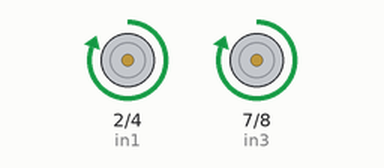
Simulated run of this sketch. Board: Arduino Uno, built with avr-gcc and run on an emulated ATmega328P. Shown: motor-driver pin pairs drawn as motors (green arrow = first pin HIGH = forward, orange = second pin HIGH = backward, longer = more drive, scaled by the enable pin).

Above: at 1.0 s.
At 4.5 s:
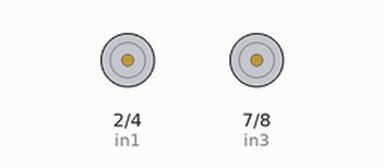
At 19.2 s:
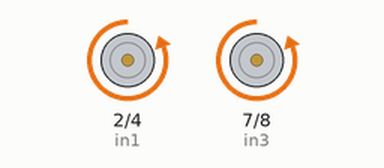
Timing chart, 0 to 21.1 s (numbered marks = the images above):
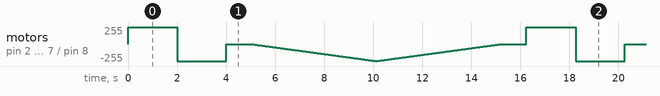

The sketch:

RobotDrive.ino
```cpp
// Motor A connections
//Motor A
const int enA = 6;
const int in1 = 2;    // IN1
const int in2 = 4;   // IN2

//Motor B
const int enB = 5;
const int in3 = 7;     // IN3
const int in4 = 8;    // IN4
void setup() {
	// Set all the motor control pins to outputs
	pinMode(enA, OUTPUT);
	pinMode(enB, OUTPUT);
	pinMode(in1, OUTPUT);
	pinMode(in2, OUTPUT);
	pinMode(in3, OUTPUT);
	pinMode(in4, OUTPUT);

	// Turn off motors - Initial state
	digitalWrite(in1, LOW);
	digitalWrite(in2, LOW);
	digitalWrite(in3, LOW);
	digitalWrite(in4, LOW);
}

void loop() {
	directionControl();
	delay(1000);
	speedControl();
	delay(1000);
}

// This function lets you control spinning direction of motors
void directionControl() {
	// Set motors to maximum speed
	// For PWM maximum possible values are 0 to 255
	analogWrite(enA, 255);
	analogWrite(enB, 255);

	// Turn on motor A & B
	digitalWrite(in1, HIGH);
	digitalWrite(in2, LOW);
	digitalWrite(in3, HIGH);
	digitalWrite(in4, LOW);
	delay(2000);

	// Now change motor directions
	digitalWrite(in1, LOW);
	digitalWrite(in2, HIGH);
	digitalWrite(in3, LOW);
	digitalWrite(in4, HIGH);
	delay(2000);

	// Turn off motors
	digitalWrite(in1, LOW);
	digitalWrite(in2, LOW);
	digitalWrite(in3, LOW);
	digitalWrite(in4, LOW);
}

// This function lets you control speed of the motors
void speedControl() {
	// Turn on motors
	digitalWrite(in1, LOW);
	digitalWrite(in2, HIGH);
	digitalWrite(in3, LOW);
	digitalWrite(in4, HIGH);

	// Accelerate from zero to maximum speed
	for (int i = 0; i < 256; i++) {
		analogWrite(enA, i);
		analogWrite(enB, i);
		delay(20);
	}

	// Decelerate from maximum speed to zero
	for (int i = 255; i >= 0; --i) {
		analogWrite(enA, i);
		analogWrite(enB, i);
		delay(20);
	}

	// Now turn off motors
	digitalWrite(in1, LOW);
	digitalWrite(in2, LOW);
	digitalWrite(in3, LOW);
	digitalWrite(in4, LOW);
}
```
